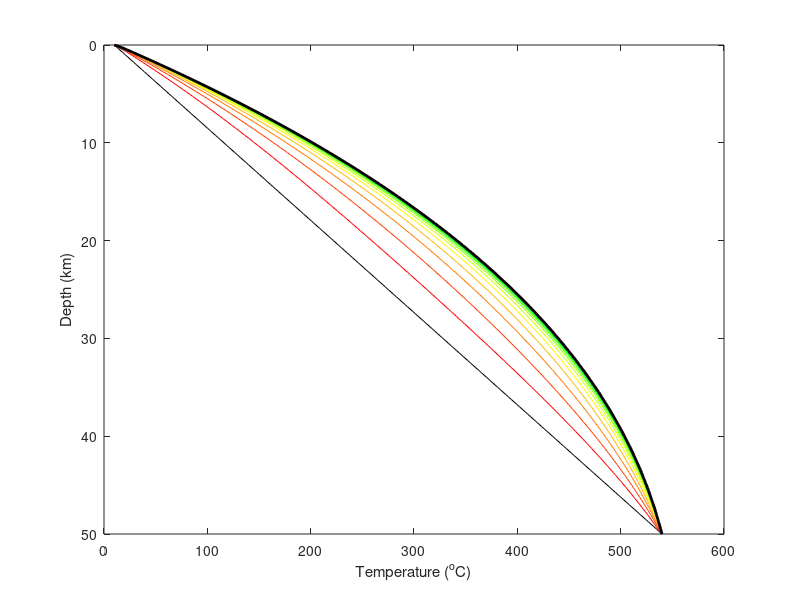

MATLAB code for this plot:
% model numerically solves the transient conduction-advection heat equation
% Equations are after Moore and England (2001) and Braun, van der Beek, and
% Batt (2006).
% Author: Sean F. Gallen
% email: sean.gallen[at]colostate.edu
% Date modified: 12/07/2019

%% clear work space
clear
clc

%%%%%%%%%%%%%%%%%%%%%%%%%%%%%%%%%%%%%%%%%%%%%%%%%%%%%%%%%%%%%%%%%%%%%%%%%%%
%% set parameters
run_time = 100;     % run time in Ma.
ei = 0.5;           % initial erosion rate in km/Myr
Ts = 10;            % surface temperature in degrees C
Tb = 540;           % temperature at the base of the crust
k = 25;             % thermal conduction coefficient
A = 4.5;            % crustal heat production in C/Myr
lambda = 0.4;       % this is for stability, usually between 0.5 and 0.05 is good.
                    % reduce the number of the problem becomes unstable
                   
Zmin = 0;           % min Z in terms of km
Zmax = 50;         % max Z in terms of km (approximation of base of lithosphere
dZ = 0.25;          % increments of Z in km -- as this decreases lambda needs to decrease

Z = Zmin:dZ:Zmax;   % Z (depth) vector

n_plots = 25;       % number of transient thermal geotherms plotted

%%
% estimate To with ei or ~0 with Brauns peclet number equation
Pe = (1e-9.*max(Z))/k; % peclect number from braun
To = (1-exp(1).^(-Pe.*(Z./max(Z))))./(1-exp(1).^(-Pe));
To = To.*(Tb-Ts)+Ts;

% Batt Brandon (2002) final steady-state solution
Tz = Ts + (Tb-Ts+((A.*Zmax)./ei)).*((1-exp(-ei.*Z./k))./(1-exp(-ei.*Zmax./k)))-((A.*Z)./ei);

% make dt such that lambda is 0.5
dt = lambda*(dZ^2)/k;

% cast time vector for numerical calculations
time_v = 0:dt:run_time;

figure(1)
hold off
plot(To,Z,'k-'); hold on
plot(Tz,Z,'k--','linewidth',2,'color',[0.5 0.5 0.5]);
axis ij
xlabel('Temperature (^oC)')
ylabel('Depth (km)')

% set up plotting for transient profiles
t_plots = round(round(length(time_v))./n_plots);
n_plots = round(round(length(time_v))./t_plots);
np = 1;

% colors for the transient profiles
cols = hsv(n_plots);

% place thermal boundary conditions on To for curvature calculation and
% slope calculation. This will take care of edge effects.
To_pad = nan(1,length(To)+2);
To_pad(2:end-1) = To;
To_pad(1) = Ts;
To_pad(end) = Tb;

h = waitbar(0,'running thermal code...');
for t = 1:length(time_v)

    % calculate the first derivative and advect;
    dTdz = ((To_pad(2:end-1) - To_pad(3:end))./dZ).*-ei.*dt;
    
    % calculate second derivative and diffuse
    ddTddz = ((To_pad(3:end) - 2.*(To_pad(2:end-1)) + To_pad(1:end-2))).*lambda;
    
    % add the conduction and advection to gether to predict change in
    % thermal profile
    dTdt = ddTddz+dTdz+(A.*dt);
    
    % add to previous thermal state
    To = To + dTdt;

    % update the finite difference vector and deal with boundaries
    To_pad(2:end-1) = To;
    To(1) = Ts;
    To(end) = Tb;
    
    % plot as needed
    if rem(t,t_plots) == 0
        plot(To,Z,'-','color',cols(np,:));
        np = np+1;
    end
    waitbar(t/length(time_v),h);
end
close(h)

% final model position
plot(To,Z,'k-','linewidth',2); hold on

